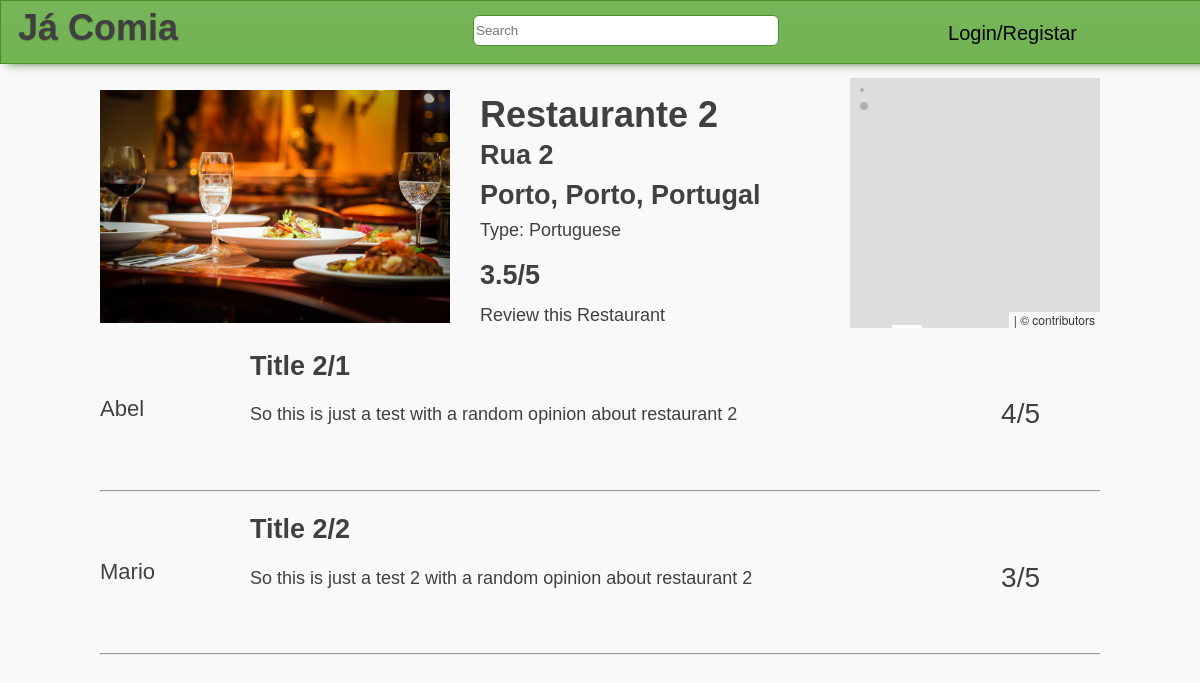
Before: /restaurant/restaurant.php?id=2 with the older database file.
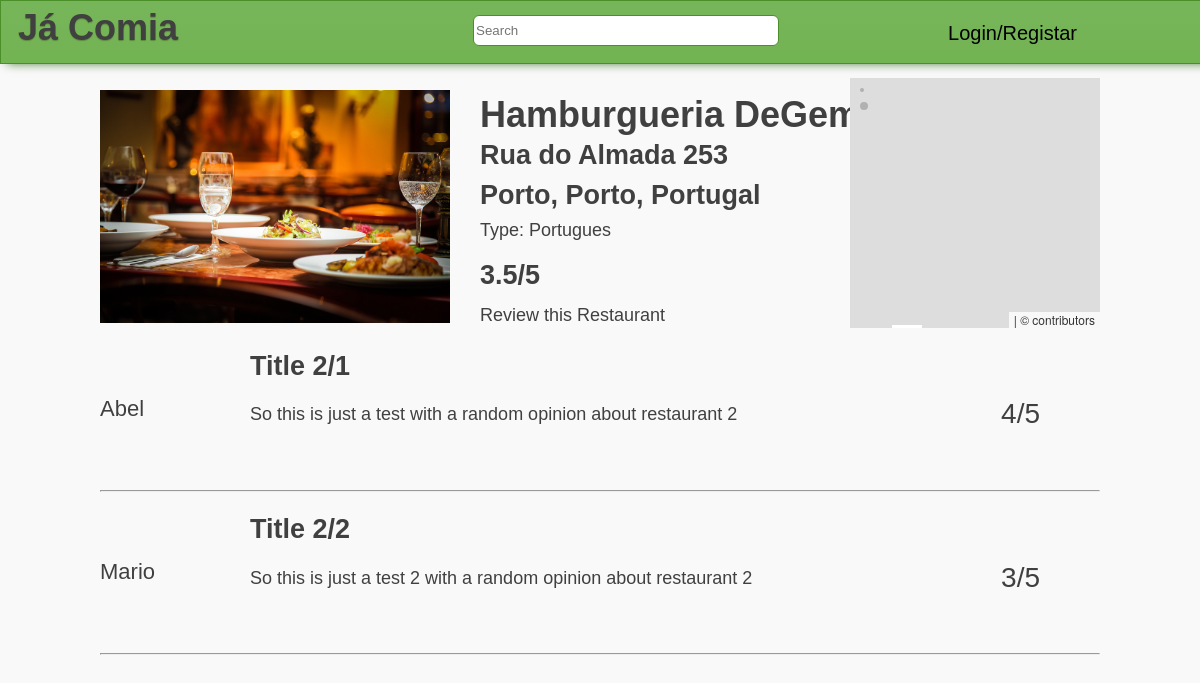
After: the same page with the newer database file.
### tables this page shows
CREATE TABLE Restaurants (
    name VARCHAR(32) NOT NULL,
    address VARCHAR(32) NOT NULL,
    type VARCHAR(16) NOT NULL,
    city VARCHAR(32) NOT NULL,
    district VARCHAR(32) NOT NULL,
    country VARCHAR(32) NOT NULL,
    description VARCHAR(1024) ,
    avgClass REAL,
    PRIMARY KEY(name, address)
);

CREATE TABLE Reviews (
    userID INTEGER REFERENCES Users(rowID),
    restaurant INTEGER REFERENCES Restaurants(rowID),
    title VARCHAR(64),
    opinion VARCHAR(512),
    classification INTEGER
);

CREATE TABLE Users (
    usr VARCHAR(32) NOT NULL,
    pass VARCHAR(32) NOT NULL ,
    email VARCHAR(60) NOT NULL ,
    UNIQUE(email),
    UNIQUE(usr)
);

### restaurant/restaurant.php (the view, shortened to what this page needs)
<!DOCTYPE html>
<html>
<head>
    <link rel="stylesheet" href="style.css">
    <link rel="stylesheet" href="https://unpkg.com/leaflet@1.0.2/dist/leaflet.css" />
</head>
<body>
    <?php
    include_once('../templates/topbar.php');
    ?>
    <div id="main">
        <?php
        if(!isset($_GET['id']))
        header('Location:  ../feed/feed.php');
        else
        $id = $_GET['id'];
        $db = new PDO('sqlite:../Database/dataBase.db');
        $query = $db->prepare("SELECT *, rowid FROM Restaurants WHERE rowid = '$id'");
        $query->execute();
        $result = $query->fetchAll();
        $result = $result[0];
        echo '<img src="../resources/rex.jpg">';
        echo '<h1>' . $result['name'] . '</h1>';
        echo '<h2>' . $result['address'] . '</h2>';
        echo '<h2>' . $result['city'] , ", " , $result['district'], ", ", $result['country']  . '</h2>';
        echo '<div class="avgClass"> <h2>' . $result['avgClass'], "/5" .  '</h2> </div>';
        echo '<p> Type: ' .  $result['type'] . '</p>';
        $reviewLink = "../reviewRestaurant/reviewRestaurant.php?id=" . $id;
        echo '<a href="' . $reviewLink . '">Review this Restaurant </a>';
        echo '<div id="mapid">';
        echo '</div>';
        ?>
    </div>
    <div id="reviews">
        <?php
        $db = new PDO('sqlite:../Database/dataBase.db');
        $query = $db->prepare("SELECT * FROM Reviews JOIN Restaurants ON (Restaurants.rowID = Reviews.restaurant)
        JOIN Users ON (Users.rowID = Reviews.userID)
        WHERE Restaurants.rowID = '$id'");
        $query->execute();
        $result = $query->fetchAll();
        foreach ($result as $row) {
            echo '<div class="review">';
            echo '<p>' . $row['usr'] . '</p>';
            echo '<h2>' . $row['title'] . '</h2>';
            echo '<p>' . $row['opinion'] . '</p>';
            echo '<p class="revClass">' . $row['classification'],"/5" . '</p>';
            echo '</div>';
            echo '<hr>';
        }
        ?>
    </div>
</body>
</html>

### templates/topbar.php (shortened to what this page needs)
<head>
    <link rel="stylesheet" href="../templates/topbar.css">
</head>
<body>
    <div id="topbar">
        <div id="topbar-elements">
            <h1>
                <a href="../feed/feed.php">Já Comia</a>
            </h1>
            <div id="searchbar">
                <form action="../feed/feed.php" method="get">
                    <input type="text" name="search" placeholder="Search">
                </form>
            </div>
            <div id="topbar-login">
                <button onclick="btnHandler()" class="dropbtn">
                  <?php
                    if (isset($_SESSION["user"])) {
                        echo $_SESSION["user"];
                    } else {
                        echo "Login/Registar";
                    }
                    ?>
                </button>
            </div>
        </div>
    </div>
</body>

### restaurant/style.css (style rules this page uses)
body { font-size: 18px; font-family: Tahoma, Verdana, sans-serif; color: #404040; background: #f9f9f9; margin: auto; overflow-x: hidden; min-width: 700px; }
#topbar { margin-top: -70px; }
#main { width: 1000px; margin: auto; margin-top: 70px; }
#main img { width: 350px; margin-top: 20px; }
#main h1 { margin-left: 30px; display: inline; position: absolute; }
#main h2 { margin-left: 30px; display: inline; margin-top: 110px; position: absolute; }
#main a { text-decoration: none; color: currentColor; margin-left: 30px; margin-top: 235px; position: absolute; }
#main h2:nth-child(3) { position: absolute; margin-top: 70px; }
.avgClass { display: inline; margin-top: 80px; position: absolute; }
#main p { margin-left: 30px; display: inline; margin-top: 150px; position: absolute; }
#reviews { width: 1000px; margin: auto; }
.review { height: 130px; }
.review p:first-child { margin-left: 00px; position: absolute; margin-top: 45px; font-size: 22px; }
.review h2 { margin-left: 150px; }
.review p { margin-left: 150px; }
.revClass { float: right; margin-right: 60px; margin-top: -45px; font-size: 28px; }
#mapid { height: 250px; width: 250px; margin-left: 750px; margin-top: -250px; }

### templates/topbar.css (style rules this page uses)
#topbar { background: linear-gradient(to bottom, #77b55a 5%, #72b352 100%); height: 50px; position: fixed; width: 100%; z-index: 15; min-width: 750px; border: 1px solid #4b8f29; text-shadow: 0px 1px 1px #5b8a3c; box-shadow: 0px 6px 10px -7px #3e7327; padding: 6px 12px; }
#topbar #topbar-login { text-align: right; font-size: 18px; display: inline-block; width: 10%; min-width: 150px; }
#topbar a { color: currentColor; text-decoration: none; }
#topbar h1 { margin: 0 auto; display: inline-block; width: 25%; min-width: 200px; margin-left: 5px; }
#searchbar { display: inline-block; transform: translateY(-5px); width: 50%; min-width: 300px; }
#searchbar form { width: 40%; margin: auto; min-width: 300px; }
#searchbar input { width: 300px; height: 27px; border-radius: 6px; border: 1px solid #4b8f29; }
.dropbtn { background-color: inherit; border: none; font-size: 20px; cursor: pointer; padding-left: 20px; padding-right: 20px; padding-top: 15px; padding-bottom: 19px; }

Changed rows visible on the page:
removed restaurants: name "Restaurante 2", address "Rua 2", city "Porto", district "Porto", country "Portugal", avgClass "3.5", type "Portuguese"
added restaurants: name "Hamburgueria DeGema", address "Rua do Almada 253", city "Porto", district "Porto", country "Portugal", avgClass "3.5", type "Portugues"
